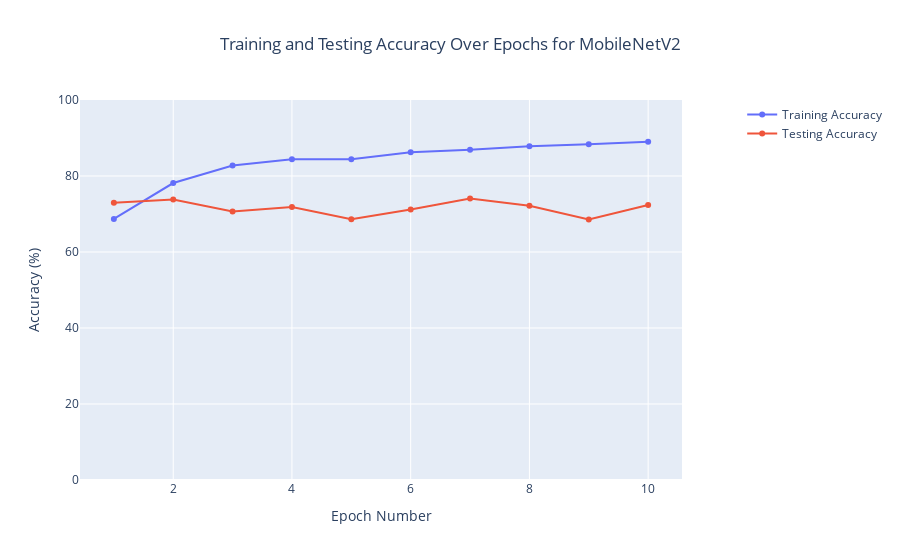

Source (notebook cell):
### Code cell
import plotly.graph_objs as go

# Data
epochs = [1, 2, 3, 4, 5, 6, 7, 8, 9, 10]
train_accuracy = [68.709, 78.151, 82.742, 84.393, 84.406, 86.279, 86.890, 87.827, 88.360, 88.997]
test_accuracy = [72.959, 73.843, 70.671, 71.815, 68.591, 71.191, 74.051, 72.179, 68.539, 72.387]

# Create trace for training accuracy
trace_train = go.Scatter(x=epochs, y=train_accuracy, mode='lines+markers', name='Training Accuracy')

# Create trace for testing accuracy
trace_test = go.Scatter(x=epochs, y=test_accuracy, mode='lines+markers', name='Testing Accuracy')

# Create layout
layout = go.Layout(
    title='Training and Testing Accuracy Over Epochs for MobileNetV2',
    title_x=0.5,  # Center the title horizontally
    xaxis=dict(title='Epoch Number'),
    yaxis=dict(title='Accuracy (%)', range=[0, 100]),
    legend=dict(x=1.1, y=1.0)
)

# Create figure
fig = go.Figure(data=[trace_train, trace_test], layout=layout)

# Show the figure
fig.show()

### Figure 1 — Plotly figure (JSON) as saved in the notebook; plotly's stock layout.template omitted (floating-point values rounded to 4 significant figures)
{"data": [{"mode": "lines+markers", "name": "Training Accuracy", "type": "scatter", "x": [1, 2, 3, 4, 5, 6, 7, 8, 9, 10], "y": [68.71, 78.15, 82.74, 84.39, 84.41, 86.28, 86.89, 87.83, 88.36, 89.0]}, {"mode": "lines+markers", "name": "Testing Accuracy", "type": "scatter", "x": [1, 2, 3, 4, 5, 6, 7, 8, 9, 10], "y": [72.96, 73.84, 70.67, 71.81, 68.59, 71.19, 74.05, 72.18, 68.54, 72.39]}], "layout": {"legend": {"x": 1.1, "y": 1}, "title": {"text": "Training and Testing Accuracy Over Epochs for MobileNetV2", "x": 0.5}, "xaxis": {"title": {"text": "Epoch Number"}}, "yaxis": {"range": [0, 100], "title": {"text": "Accuracy (%)"}}}}
